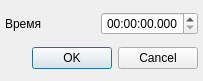
<?xml version="1.0" encoding="UTF-8"?>
<ui version="4.0">
 <class>CTimeFilterDialog</class>
 <widget class="QDialog" name="CTimeFilterDialog">
  <property name="geometry">
   <rect>
    <x>0</x>
    <y>0</y>
    <width>203</width>
    <height>81</height>
   </rect>
  </property>
  <property name="windowTitle">
   <string>Dialog</string>
  </property>
  <layout class="QVBoxLayout" name="verticalLayout">
   <property name="spacing">
    <number>5</number>
   </property>
   <property name="leftMargin">
    <number>5</number>
   </property>
   <property name="topMargin">
    <number>5</number>
   </property>
   <property name="rightMargin">
    <number>5</number>
   </property>
   <property name="bottomMargin">
    <number>5</number>
   </property>
   <item>
    <layout class="QHBoxLayout" name="horizontalLayout">
     <property name="spacing">
      <number>5</number>
     </property>
     <item>
      <widget class="QLabel" name="labelTimeFilter">
       <property name="text">
        <string>Время</string>
       </property>
       <property name="scaledContents">
        <bool>true</bool>
       </property>
      </widget>
     </item>
     <item>
      <widget class="QTimeEdit" name="timeEditFilter">
       <property name="alignment">
        <set>Qt::AlignCenter</set>
       </property>
       <property name="displayFormat">
        <string>HH:mm:ss.zzz</string>
       </property>
      </widget>
     </item>
    </layout>
   </item>
   <item>
    <widget class="QDialogButtonBox" name="buttonBox">
     <property name="orientation">
      <enum>Qt::Horizontal</enum>
     </property>
     <property name="standardButtons">
      <set>QDialogButtonBox::Cancel|QDialogButtonBox::Ok</set>
     </property>
    </widget>
   </item>
  </layout>
 </widget>
 <resources/>
 <connections>
  <connection>
   <sender>buttonBox</sender>
   <signal>accepted()</signal>
   <receiver>CTimeFilterDialog</receiver>
   <slot>accept()</slot>
   <hints>
    <hint type="sourcelabel">
     <x>248</x>
     <y>254</y>
    </hint>
    <hint type="destinationlabel">
     <x>157</x>
     <y>274</y>
    </hint>
   </hints>
  </connection>
  <connection>
   <sender>buttonBox</sender>
   <signal>rejected()</signal>
   <receiver>CTimeFilterDialog</receiver>
   <slot>reject()</slot>
   <hints>
    <hint type="sourcelabel">
     <x>316</x>
     <y>260</y>
    </hint>
    <hint type="destinationlabel">
     <x>286</x>
     <y>274</y>
    </hint>
   </hints>
  </connection>
 </connections>
</ui>
